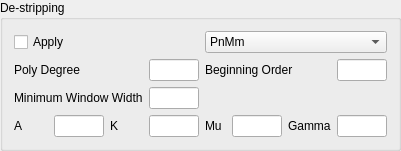
                <widget class="QGroupBox" name="groupBox_4">
                 <property name="title">
                  <string>De-stripping</string>
                 </property>
                 <layout class="QGridLayout" name="gridLayout_8">
                  <item row="0" column="0">
                   <widget class="QCheckBox" name="checkBox_4">
                    <property name="text">
                     <string>Apply</string>
                    </property>
                   </widget>
                  </item>
                  <item row="0" column="3" colspan="2">
                   <widget class="QComboBox" name="comboBox_11">
                    <item>
                     <property name="text">
                      <string>PnMm</string>
                     </property>
                    </item>
                    <item>
                     <property name="text">
                      <string>Sliding Window: Stable</string>
                     </property>
                    </item>
                    <item>
                     <property name="text">
                      <string>Sliding Window: Wahr 2004</string>
                     </property>
                    </item>
                    <item>
                     <property name="text">
                      <string>Sliding Window: Duan 2009</string>
                     </property>
                    </item>
                   </widget>
                  </item>
                  <item row="1" column="0" colspan="2">
                   <layout class="QHBoxLayout" name="horizontalLayout_7">
                    <item>
                     <widget class="QLabel" name="label_7">
                      <property name="text">
                       <string>Poly Degree</string>
                      </property>
                     </widget>
                    </item>
                    <item>
                     <widget class="QLineEdit" name="lineEdit_5">
                      <property name="maximumSize">
                       <size>
                        <width>50</width>
                        <height>16777215</height>
                       </size>
                      </property>
                     </widget>
                    </item>
                   </layout>
                  </item>
                  <item row="3" column="0">
                   <layout class="QHBoxLayout" name="horizontalLayout_2">
                    <item>
                     <widget class="QLabel" name="label_11">
                      <property name="layoutDirection">
                       <enum>Qt::LeftToRight</enum>
                      </property>
                      <property name="text">
                       <string>A</string>
                      </property>
                     </widget>
                    </item>
                    <item>
                     <widget class="QLineEdit" name="lineEdit_8">
                      <property name="maximumSize">
                       <size>
                        <width>50</width>
                        <height>16777215</height>
                       </size>
                      </property>
                     </widget>
                    </item>
                   </layout>
                  </item>
                  <item row="3" column="3">
                   <layout class="QHBoxLayout" name="horizontalLayout_4">
                    <item>
                     <widget class="QLabel" name="label_13">
                      <property name="text">
                       <string>Mu</string>
                      </property>
                     </widget>
                    </item>
                    <item>
                     <widget class="QLineEdit" name="lineEdit_11">
                      <property name="maximumSize">
                       <size>
                        <width>50</width>
                        <height>16777215</height>
                       </size>
                      </property>
                     </widget>
                    </item>
                   </layout>
                  </item>
                  <item row="3" column="4">
                   <layout class="QHBoxLayout" name="horizontalLayout_5">
                    <item>
                     <widget class="QLabel" name="label_14">
                      <property name="text">
                       <string>Gamma</string>
                      </property>
                     </widget>
                    </item>
                    <item>
                     <widget class="QLineEdit" name="lineEdit_10">
                      <property name="maximumSize">
                       <size>
                        <width>50</width>
                        <height>16777215</height>
                       </size>
                      </property>
                     </widget>
                    </item>
                   </layout>
                  </item>
                  <item row="2" column="0" colspan="2">
                   <layout class="QHBoxLayout" name="horizontalLayout_8">
                    <item>
                     <widget class="QLabel" name="label_10">
                      <property name="text">
                       <string>Minimum Window Width</string>
                      </property>
                     </widget>
                    </item>
                    <item>
                     <widget class="QLineEdit" name="lineEdit_7">
                      <property name="maximumSize">
                       <size>
                        <width>50</width>
                        <height>16777215</height>
                       </size>
                      </property>
                     </widget>
                    </item>
                   </layout>
                  </item>
                  <item row="1" column="3" colspan="2">
                   <layout class="QHBoxLayout" name="horizontalLayout_6">
                    <item>
                     <widget class="QLabel" name="label_9">
                      <property name="text">
                       <string>Beginning Order</string>
                      </property>
                     </widget>
                    </item>
                    <item>
                     <widget class="QLineEdit" name="lineEdit_6">
                      <property name="maximumSize">
                       <size>
                        <width>50</width>
                        <height>16777215</height>
                       </size>
                      </property>
                     </widget>
                    </item>
                   </layout>
                  </item>
                  <item row="3" column="1">
                   <layout class="QHBoxLayout" name="horizontalLayout_3">
                    <item>
                     <widget class="QLabel" name="label_12">
                      <property name="layoutDirection">
                       <enum>Qt::LeftToRight</enum>
                      </property>
                      <property name="text">
                       <string>K</string>
                      </property>
                     </widget>
                    </item>
                    <item>
                     <widget class="QLineEdit" name="lineEdit_9">
                      <property name="maximumSize">
                       <size>
                        <width>50</width>
                        <height>16777215</height>
                       </size>
                      </property>
                     </widget>
                    </item>
                   </layout>
                  </item>
                 </layout>
                </widget>
